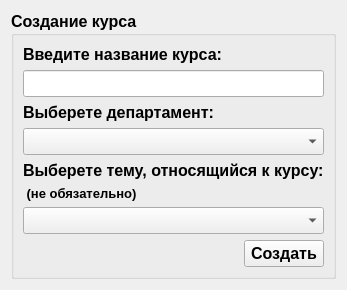
     <widget class="QWidget" name="tab_5">
      <attribute name="title">
       <string>Курсы</string>
      </attribute>
      <layout class="QVBoxLayout" name="verticalLayout_7">
       <item>
        <widget class="QGroupBox" name="groupBox_2">
         <property name="font">
          <font>
           <pointsize>12</pointsize>
           <italic>false</italic>
           <bold>true</bold>
          </font>
         </property>
         <property name="styleSheet">
          <string notr="true"/>
         </property>
         <property name="title">
          <string>Создание курса</string>
         </property>
         <layout class="QVBoxLayout" name="verticalLayout_5" stretch="10,1">
          <item>
           <layout class="QVBoxLayout" name="verticalLayout_6" stretch="3,3,3,3,3,1,3">
            <item>
             <widget class="QLabel" name="label_10">
              <property name="font">
               <font>
                <pointsize>12</pointsize>
                <italic>false</italic>
                <bold>true</bold>
               </font>
              </property>
              <property name="styleSheet">
               <string notr="true">border-color: white;</string>
              </property>
              <property name="text">
               <string>Введите название курса:</string>
              </property>
             </widget>
            </item>
            <item>
             <widget class="QLineEdit" name="lineEdit_8">
              <property name="font">
               <font>
                <pointsize>12</pointsize>
                <italic>false</italic>
                <bold>true</bold>
                <underline>false</underline>
                <strikeout>false</strikeout>
               </font>
              </property>
              <property name="text">
               <string/>
              </property>
             </widget>
            </item>
            <item>
             <widget class="QLabel" name="label_11">
              <property name="font">
               <font>
                <pointsize>12</pointsize>
                <italic>false</italic>
                <bold>true</bold>
               </font>
              </property>
              <property name="styleSheet">
               <string notr="true">border-color: white;</string>
              </property>
              <property name="text">
               <string>Выберете департамент:</string>
              </property>
             </widget>
            </item>
            <item>
             <widget class="QComboBox" name="comboBox_2">
              <property name="font">
               <font>
                <pointsize>12</pointsize>
                <italic>false</italic>
                <bold>true</bold>
                <underline>false</underline>
                <strikeout>false</strikeout>
               </font>
              </property>
             </widget>
            </item>
            <item>
             <widget class="QLabel" name="label_12">
              <property name="font">
               <font>
                <pointsize>12</pointsize>
                <italic>false</italic>
                <bold>true</bold>
               </font>
              </property>
              <property name="styleSheet">
               <string notr="true">border-color: white;</string>
              </property>
              <property name="text">
               <string>Выберете тему, относящийся к курсу:</string>
              </property>
             </widget>
            </item>
            <item>
             <widget class="QLabel" name="label_13">
              <property name="font">
               <font>
                <pointsize>10</pointsize>
                <italic>false</italic>
                <bold>true</bold>
               </font>
              </property>
              <property name="styleSheet">
               <string notr="true">border-color: white;</string>
              </property>
              <property name="text">
               <string> (не обязательно)</string>
              </property>
             </widget>
            </item>
            <item>
             <widget class="QComboBox" name="comboBox_3">
              <property name="font">
               <font>
                <pointsize>12</pointsize>
                <italic>false</italic>
                <bold>true</bold>
                <underline>false</underline>
                <strikeout>false</strikeout>
               </font>
              </property>
             </widget>
            </item>
           </layout>
          </item>
          <item>
           <layout class="QHBoxLayout" name="horizontalLayout_2">
            <item>
             <spacer name="horizontalSpacer_2">
              <property name="orientation">
               <enum>Qt::Horizontal</enum>
              </property>
              <property name="sizeHint" stdset="0">
               <size>
                <width>40</width>
                <height>20</height>
               </size>
              </property>
             </spacer>
            </item>
            <item>
             <widget class="QPushButton" name="pushButton_2">
              <property name="font">
               <font>
                <pointsize>12</pointsize>
                <italic>false</italic>
                <bold>true</bold>
                <underline>false</underline>
                <strikeout>false</strikeout>
               </font>
              </property>
              <property name="text">
               <string>Создать</string>
              </property>
             </widget>
            </item>
           </layout>
          </item>
         </layout>
        </widget>
       </item>
      </layout>
     </widget>
